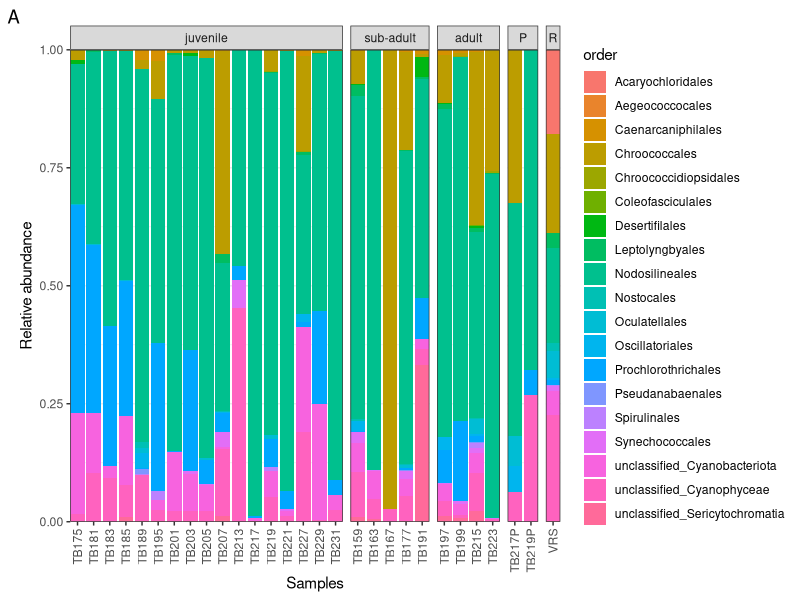
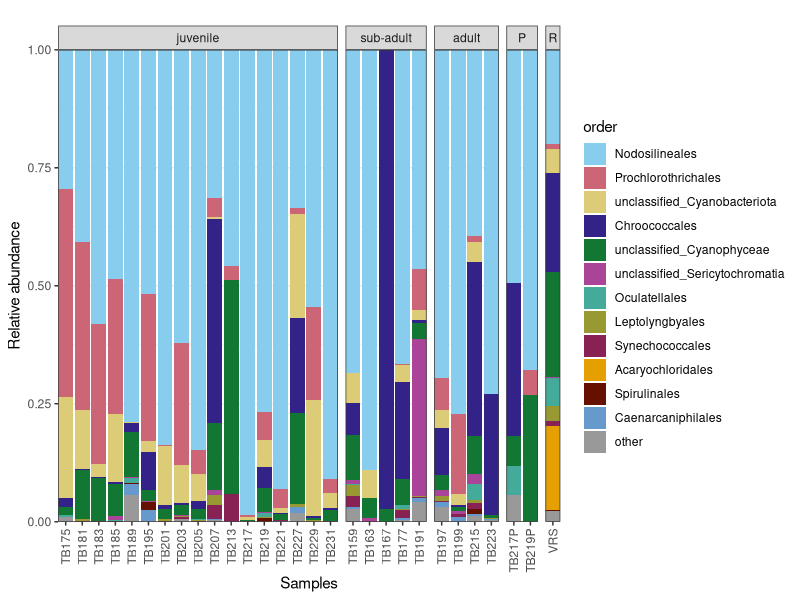
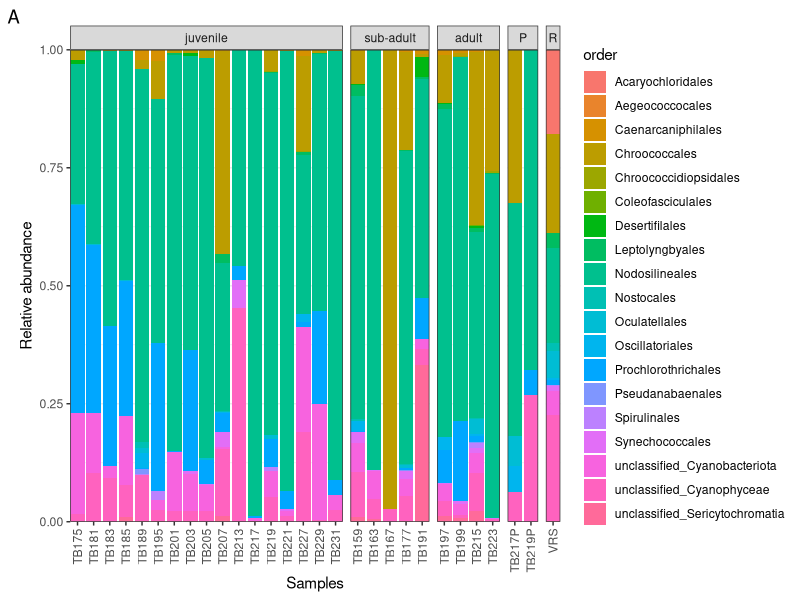
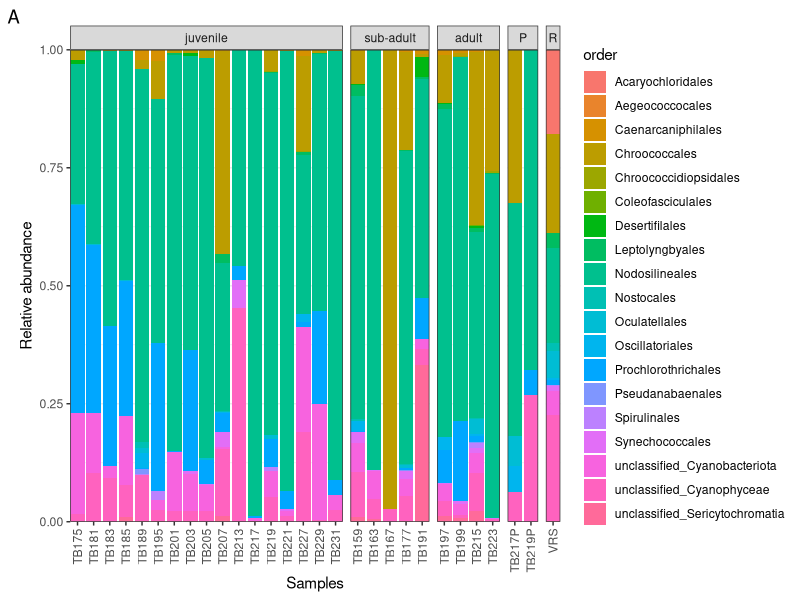
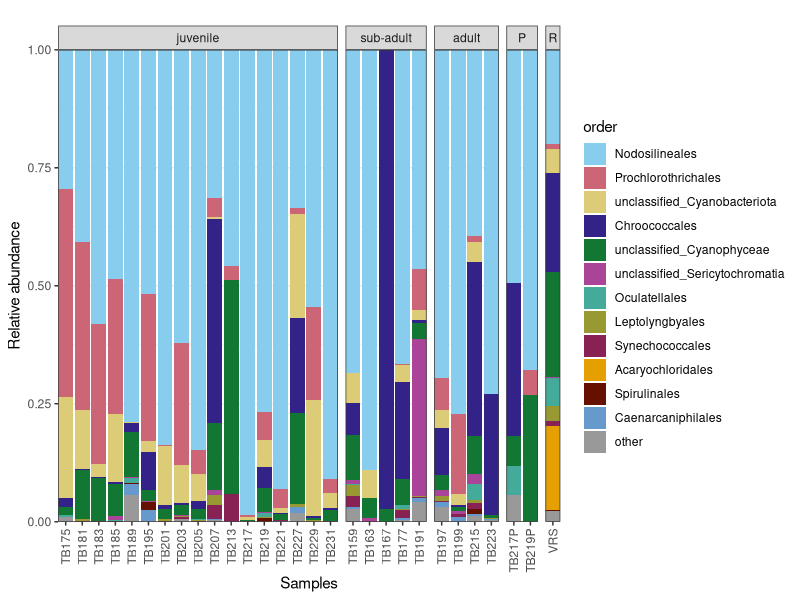
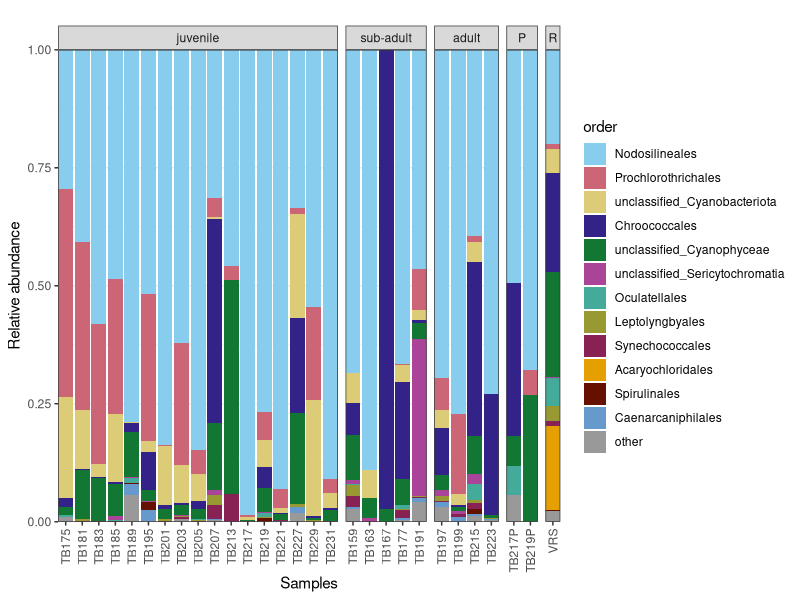

Write the R code that produced these figures, in order.
# Loading required packages
library(tidyverse)
library(ggplot2)
library(RColorBrewer)
library(patchwork)

safe_colorblind_palette <- c("#88CCEE", "#CC6677", "#DDCC77",  
                             "#332288", "#117733","#AA4499", 
                             "#44AA99", "#999933", "#882255", 
                             "#E69F00", "#661100", "#6699CC", 
                             "#999999")

# Importing dataset 
order_raw <- read.csv(file = "data/taxabarplots-cyano-V6-level-4-order.csv", 
                      header = TRUE)

# Creating working table version
order <- order_raw

# Visualizing column names
print(colnames(order_raw))

# Changing column names to keep only short names for Orders
for(i in 1:length(colnames(order))) {
  if(grepl("k__Bacteria.p__Cyanobacteriota.", 
           colnames(order)[i])) {
    colnames(order)[i] <- gsub("k__Bacteria.p__Cyanobacteriota.", "",
                                   colnames(order)[i])
  }
}

for(i in 1:length(colnames(order))) {
  if(grepl("c__Cyanophyceae.o__", 
           colnames(order)[i])) {
    colnames(order)[i] <- gsub("c__Cyanophyceae.o__", "",
                               colnames(order)[i])
  }
}

order <- order %>%
  rename(unclassified_Cyanophyceae = "c__Cyanophyceae.__", 
         Caenarcaniphilales = "c__Vampirivibrionia.o__Caenarcaniphilales",
         unclassified_Cyanobacteriota = "__.__",
         unclassified_Sericytochromatia = "c__Sericytochromatia.o__")

# Checking the changed names
print(colnames(order))

# Converting the table in long format for plotting
cyano_cols <- names(order)[2:20]
order <- order %>%
  pivot_longer(
    cols = all_of(cyano_cols),
    names_to = "order",
    values_to = "count"
  )

# Changing sample names
order <- order %>%
  mutate(index = str_remove(index, "V6-"))

# Changing names
order <- order %>%
  mutate(Age = case_when(
    Age == "rocks" ~ "R",
    Age == "pool" ~ "P",
    TRUE ~ Age  # Keep other values unchanged
  ))

# Removing negative control sample
order <- order %>%
  filter(index != "negctrl")


# Making stacked bar plot - all orders
plot_order <- ggplot(order, aes(x = index, y = count, fill = order)) +
  geom_bar(stat = "identity", position = "fill") +
  labs(x = "Samples", y = "Relative abundance", tag = "A") +
  theme_bw() +
  theme(axis.text.x = element_text(angle = 90, vjust = 0.5)) +
  #guides(fill = "none") +
  #scale_fill_brewer(palette = "Dark")+
  facet_grid(.~ factor(Age, 
                       levels=c("juvenile", "sub-adult", "adult", "P", "R")),
             scales = "free_x", space="free")+
  coord_cartesian(ylim = c(0, NA), expand = FALSE)
plot_order

# Saving last generated plot
ggsave(filename = "figures/taxa_bar_plot_order_all.pdf", 
       width = 6.75, height = 6, device = cairo_pdf)
ggsave(filename = "figures/taxa_bar_order_all.jpg", 
       width = 6.75, height = 6, dpi = 300)

### Filtering and plotting only top 10 orders
# Defining metadata columns
metadata <- order %>% select(sample(1:15)) %>% distinct()

# Calculate total counts of each organism across the entire dataset
total_counts <- order %>%
  group_by(order) %>%
  summarise(total_count = sum(count), .groups = 'drop') %>%
  arrange(desc(total_count))

# Identify the top 12 organisms
top_12_order <- total_counts %>%
  slice_head(n = 12) %>%
  pull(order)

# View the top 12 organisms
print(top_12_order)

# Label the top 12 organisms and aggregate the rest as "other"
order_labeled <- order %>%
  mutate(order = if_else(order %in% top_12_order, order, "other")) %>%
  group_by(index, order) %>%
  summarise(count = sum(count), .groups = 'drop')

# Ensure the organism column is a factor with correct levels
order_labeled <- order_labeled %>%
  mutate(order = factor(order, levels = c(top_12_order, "other")))

# Merge Back with Metadata
order_labeled <- order_labeled %>%
   left_join(metadata, by = "index")

# Making stacked bar plot - top 12 orders
plot_order_top12 <- ggplot(order_labeled, 
                           aes(x = index, y = count, fill = order)) +
  geom_bar(stat = "identity", position = "fill") +
  labs(x = "Samples", y = "Relative abundance", tag = "") +
  theme_bw() +
  theme(axis.text.x = element_text(angle = 90, vjust = 0.5)) +
  #guides(fill = "none") +
  #scale_fill_brewer(palette = "Set3")+
  scale_fill_manual(values = safe_colorblind_palette)+
  facet_grid(.~ factor(Age, 
                       levels=c("juvenile", "sub-adult", "adult", "P", "R")),
             scales = "free_x", space="free")+
  coord_cartesian(ylim = c(0, NA), expand = FALSE)
plot_order_top12

# Saving last generated plot
ggsave(filename = "figures/taxa_bar_plot_order_top12.pdf", 
       width = 6.75, height = 4, device = cairo_pdf)
ggsave(filename = "figures/taxa_bar_order_top12.jpg", 
       width = 6.75, height = 4, dpi = 300)
